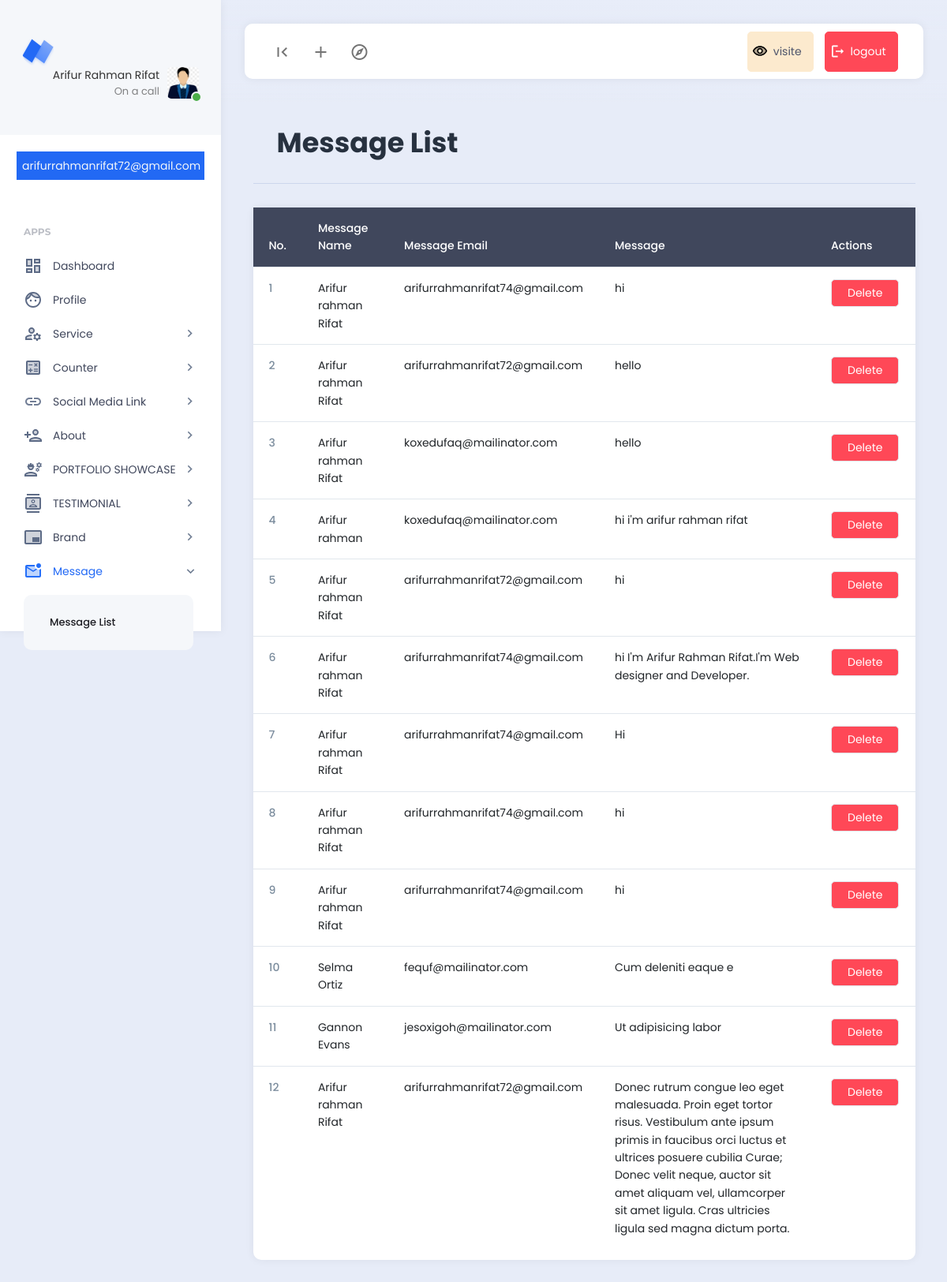
The app's page /admin/dashbord/adminDashbord/message_list.php (signed in) with its own data.
### tables this page shows
CREATE TABLE `message` (
  `ID` int NOT NULL,
  `name` varchar(100) NOT NULL,
  `email` varchar(100) NOT NULL,
  `message` text NOT NULL
);

### admin/dashbord/adminDashbord/message_list.php (the view, shortened to what this page needs)
<?php require_once('./includes/header.php');
require_once('../../../connect.php');
?>
<div class="app-content">
    <div class="content-wrapper">
        <div class="container">
            <div class="row">
                <div class="col">
                    <div class="page-description">
                        <h1>Message List</h1>
                    </div>
                </div>
            </div>
            <div class="col-12">
                <div class="card">
                    <div class="example-content">
                        <table class="table">
                            <thead class="table-dark">
                                <tr>
                                    <th scope="col">No.</th>
                                    <th scope="col">Message Name</th>
                                    <th scope="col">Message Email</th>
                                    <th scope="col">Message</th>
                                    <th scope="col">Actions</th>
                                </tr>
                            </thead>
                            <tbody>
                                <?php
                                $message_query = "SELECT * FROM message";
                                $message_query_db = mysqli_query($db_connection, $message_query);
                                $serial = 1;
                                foreach ($message_query_db as $message) : ?>
                                    <tr>
                                        <th><?= $serial++ ?></th>
                                        <td><?= $message['name'] ?></td>
                                        <td><?= $message['email'] ?></td>
                                        <td><?= $message['message'] ?></td>
                                        <td>
                                            <a href="./message_delete.php?id=<?= $message['ID'] ?>" class="btn btn-danger">Delete</a>
                                        </td>
                                    </tr>
                                <?php
                                endforeach;
                                ?>
                            </tbody>
                        </table>
                    </div>
                </div>
            </div>
        </div>
    </div>
</div>
</div>
</div>
<?php require_once('./includes/footer.php') ?>

### admin/dashbord/adminDashbord/includes/header.php (shortened to what this page needs)
<?php
require_once('../../../connect.php');
$page_path = explode('/', $_SERVER['PHP_SELF']);
$page_name = end($page_path);
?>
<!DOCTYPE html>
<html lang="en">
<head>
  <link href="../assets/plugins/bootstrap/css/bootstrap.min.css" rel="stylesheet">
  <link href="../assets/plugins/perfectscroll/perfect-scrollbar.css" rel="stylesheet">
  <link href="../assets/plugins/pace/pace.css" rel="stylesheet">
  <link rel="stylesheet" href="https://cdnjs.cloudflare.com/ajax/libs/font-awesome/4.7.0/css/font-awesome.min.css" />
  <link href="../assets/css/main.min.css" rel="stylesheet">
  <link href="../assets/css/custom.css" rel="stylesheet">
</head>
<body>
  <div class="app align-content-stretch d-flex flex-wrap">
    <div class="app-sidebar">
      <div class="logo">
        <a href="index.html" class="logo-icon"><span class="logo-text">Neptune</span></a>
        <div class="sidebar-user-switcher user-activity-online">
          <a href="#">
            <?php
            $user_id = $_SESSION['dashbord_show_id'];
            $profile_pic_query = "SELECT profile_pic FROM admins WHERE ID='$user_id'";
            $profile_pic_query_db = mysqli_query($db_connection, $profile_pic_query);
            $demo_pic_name = mysqli_fetch_assoc($profile_pic_query_db)['profile_pic'];
            ?>
            <img src="./upload/profile/<?= $demo_pic_name ?>">
            <span class="activity-indicator"></span>
            <span class="user-info-text" title="user name"><?= $_SESSION['dashbord_show_name'] ?><br><span class="user-state-info">On a call</span></span>
          </a>
        </div>
      </div>
      <p class="bg bg-primary text-light m-4 p-2" title="user email"><?= $_SESSION['dashbord_show_email'] ?></p>
      <div class="app-menu" style="height:400px; overflow:scroll;">
        <ul class="accordion-menu">
          <li class="sidebar-title">
            Apps
          </li>
          <li class="<?= ($page_name == 'home.php') ? 'active-page' : '' ?>">
            <a href="./home.php" class="active"><i class="material-icons-two-tone">dashboard</i>Dashboard</a>
          </li>
          <li class="<?= ($page_name == 'Profile.php')  ? 'active-page' : '' ?>">
            <a href="./Profile.php"><i class="material-icons-two-tone">face</i>Profile</a>
          </li>
          <li class="<?= ($page_name == 'service_add.php') || ($page_name == 'service_list.php') ? 'active-page' : '' ?> ">
            <a href=""><i class="material-icons-two-tone">manage_accounts</i>Service<i class="material-icons has-sub-menu">keyboard_arrow_right</i></a>
          </li>
          <li class="<?= ($page_name == 'counter_add.php') || ($page_name == 'counter_list.php') ? 'active-page' : '' ?> ">
            <a href=""><i class="material-icons-two-tone">calculate</i>Counter<i class="material-icons has-sub-menu">keyboard_arrow_right</i></a>
          </li>
          <li class="<?= ($page_name == 'social_link_add.php') ? 'active-page' : '' ?> ">
            <a href=""><i class="material-icons-two-tone">link</i>Social Media Link<i class="material-icons has-sub-menu">keyboard_arrow_right</i></a>
          </li>
          <li class="<?= ($page_name == 'about_add.php') || ($page_name == 'skills_add.php') || ($page_name == 'skills_list.php') ? 'active-page' : '' ?> ">
            <a href=""><i class="material-icons-two-tone">person_add</i>About<i class="material-icons has-sub-menu">keyboard_arrow_right</i></a>
          </li>
          <li class="<?= ($page_name == 'work_add.php')|| ($page_name == 'work_list.php') ? 'active-page' : '' ?> ">
            <a href=""><i class="material-icons-two-tone">engineering</i>PORTFOLIO SHOWCASE<i class="material-icons has-sub-menu">keyboard_arrow_right</i></a>
          </li>
          <li class="<?= ($page_name == 'testimonial_add.php') || ($page_name == 'testimonial_list.php') ? 'active-page' : '' ?>">
            <a href=""><i class="material-icons-two-tone">contacts</i>TESTIMONIAL<i class="material-icons has-sub-menu">keyboard_arrow_right</i></a>
          </li>
          <li class="<?= ($page_name == 'brand_add.php') || ($page_name == 'brand_list.php') ? 'active-page' : '' ?>">
            <a href=""><i class="material-icons-two-tone">branding_watermark</i>Brand<i class="material-icons has-sub-menu">keyboard_arrow_right</i></a>
          </li>
          <li class="<?= ($page_name == 'message_list.php') ? 'active-page' : '' ?>">
            <a href=""><i class="material-icons-two-tone">mark_email_unread</i>Message<i class="material-icons has-sub-menu">keyboard_arrow_right</i></a>
            <ul class="sub-menu" style="display: none;">
              <li>
                <a class="<?= ($page_name == 'message_list.php') ? 'active' : '' ?>" href="./message_list.php">Message List</a>
              </li>
            </ul>
          </li>
        </ul>
      </div>
    </div>
    <div class="app-container">
      <div class="app-header">
        <nav class="navbar navbar-light navbar-expand-lg">
          <div class="container-fluid">
            <div class="navbar-nav" id="navbarNav">
              <ul class="navbar-nav">
                <li class="nav-item">
                  <a class="nav-link hide-sidebar-toggle-button" href="#"><i class="material-icons">first_page</i></a>
                </li>
                <li class="nav-item dropdown hidden-on-mobile">
                  <a class="nav-link dropdown-toggle" href="#" id="addDropdownLink" role="button" data-bs-toggle="dropdown" aria-expanded="false">
                    <i class="material-icons">add</i>
                  </a>
                </li>
                <li class="nav-item dropdown hidden-on-mobile">
                  <a class="nav-link dropdown-toggle" href="#" id="exploreDropdownLink" role="button" data-bs-toggle="dropdown" aria-expanded="false">
                    <i class="material-icons-outlined">explore</i>
                  </a>
                </li>
              </ul>
            </div>
            <div class="d-flex">
              <ul class="navbar-nav">
              <a href="./../fontend/index.php" class="btn btn-secondary p-3 m-2"><i class="material-icons-two-tone">visibility</i>visite</a>
                <a href="../auth/logout.php" class="btn btn-danger p-3 m-2"><i class="material-icons-two-tone">logout</i>logout</a>
              </ul>
            </div>
          </div>
        </nav>
      </div>

### records on screen
message: name "Arifur rahman Rifat", email "arifurrahmanrifat74@gmail.com", message "hi"
message: name "Arifur rahman Rifat", email "arifurrahmanrifat72@gmail.com", message "hello"
message: name "Arifur rahman Rifat", email "koxedufaq@mailinator.com", message "hello"
message: name "Arifur rahman", email "koxedufaq@mailinator.com", message "hi i'm arifur rahman rifat"
message: name "Arifur rahman Rifat", email "arifurrahmanrifat72@gmail.com", message "hi"
message: name "Arifur rahman Rifat", email "arifurrahmanrifat74@gmail.com", message "hi I'm Arifur Rahman Rifat.I'm Web designer and Developer."
message: name "Arifur rahman Rifat", email "arifurrahmanrifat74@gmail.com", message "Hi"
message: name "Arifur rahman Rifat", email "arifurrahmanrifat74@gmail.com", message "hi"
message: name "Arifur rahman Rifat", email "arifurrahmanrifat74@gmail.com", message "hi"
message: name "Selma Ortiz", email "fequf@mailinator.com", message "Cum deleniti eaque e"
message: name "Gannon Evans", email "jesoxigoh@mailinator.com", message "Ut adipisicing labor"
message: name "Arifur rahman Rifat", email "arifurrahmanrifat72@gmail.com", message "Donec rutrum congue leo eget malesuada. Proin eget tortor risus. Vestibulum ante ipsum primis in faucibus orci luctus et ultrices posuere cubilia Curae; Donec velit neque, auctor sit amet aliquam vel, ullamcorper sit amet ligula. Cras ultricies ligula sed magna dictum porta."

### other values on screen
$_SESSION['dashbord_show_name'] "Arifur Rahman Rifat"
$_SESSION['dashbord_show_email'] "arifurrahmanrifat72@gmail.com"
